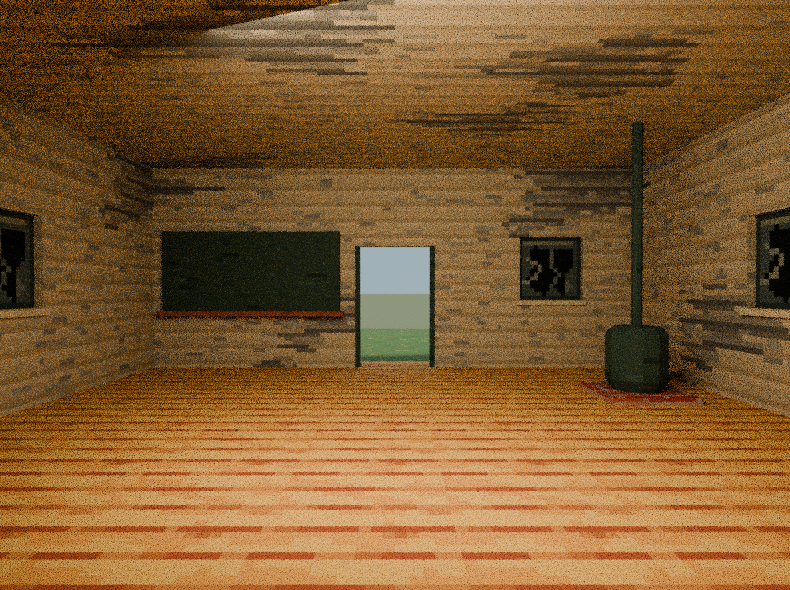
#> input picture prototypes/elementary-school/renders/mill-branch-abandoned-interior.png, 790 x 590 px, given in place of mill-branch-active-day.png, which was not available
$ python package_review.py
#> lines starting #> are read from the running program, lines starting #| are printed output that depends on the picture
"""Place all campus and rural states on the same review sheet."""
from pathlib import Path
from PIL import Image, ImageDraw, ImageFont, ImageOps

ROOT=Path(__file__).resolve().parent
states=(("mill-branch-active","Mill Branch School · In use"),("mill-branch-abandoned","Mill Branch School · Abandoned"),
        ("westmeadow-1955","Westmeadow Elementary · 1955–1989"),("westmeadow-1990","Westmeadow Elementary · 1990 onward"))
views=(("day","Day"),("night","Night"),("rear","Rear"),("above","Above"),("eye","Entrance"),
       ("yard","Schoolyard"),("interior","Interior"))
w,h=360,275
sheet=Image.new("RGB",(len(views)*w+28,len(states)*h+70),"#293b39")
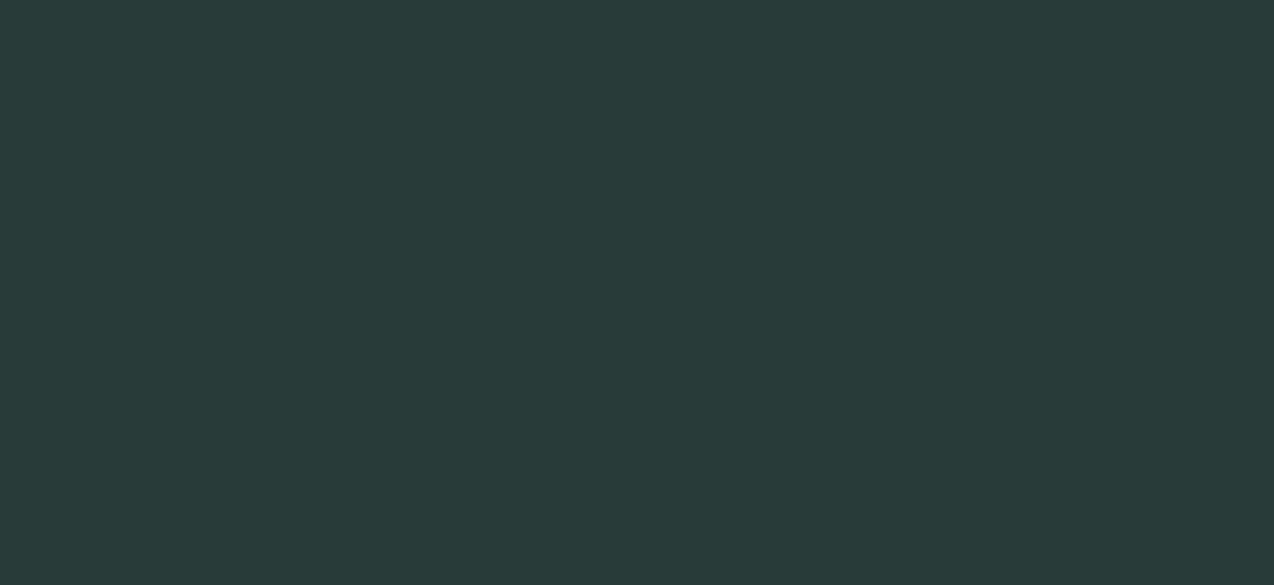
#> sheet: PIL image 2548x1170 RGB (shown at 1/2 size); mean R, G, B 41, 59, 57
draw=ImageDraw.Draw(sheet)
title=ImageFont.truetype("DejaVuSans-Bold.ttf",37)
small=ImageFont.truetype("DejaVuSans.ttf",20)
draw.text((18,13),"Mill Branch and Westmeadow Schools · Blender Cycles",font=title,fill="#f1e4c8")
for row,(state,name) in enumerate(states):
    y=65+row*h
    draw.text((17,y),name,font=small,fill="#f1e4c8")
    for col,(view,caption) in enumerate(views):
        x=14+col*w
        with Image.open(ROOT/"renders"/f"{state}-{view}.png") as render:
#> render is the input picture: PIL image 790x590 RGBA; mean R, G, B, A 128.6, 91.7, 47.7, 255
            photo=ImageOps.contain(render.convert("RGB"),(w-10,216))
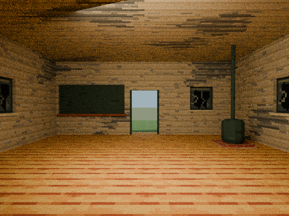
#> photo: PIL image 289x216 RGB; mean R, G, B 128.6, 91.7, 47.7
        sheet.paste(photo,(x+(w-photo.width)//2,y+25))
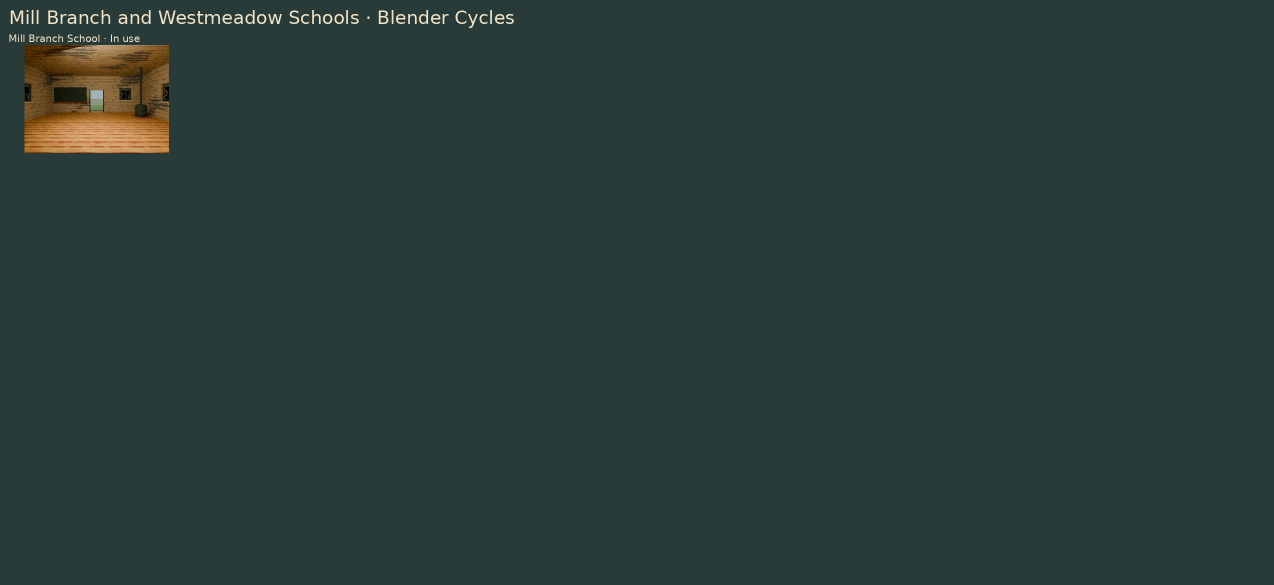
#> sheet: PIL image 2548x1170 RGB (shown at 1/2 size); mean R, G, B 43.4, 60.2, 57.2
#> (the run stopped early here; a loop or call above may not have finished)

$ run again, on prototypes/elementary-school/renders/westmeadow-1955-eye.png
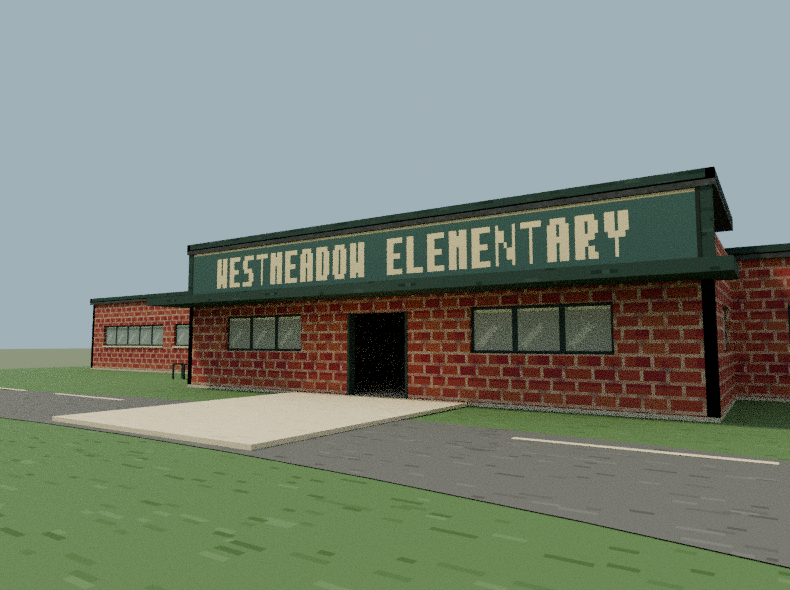
#> input picture prototypes/elementary-school/renders/westmeadow-1955-eye.png, 790 x 590 px, given in place of mill-branch-active-day.png, which was not available
#> render is the input picture: PIL image 790x590 RGBA; mean R, G, B, A 122.8, 132, 119.2, 255
#> `photo=ImageOps.contain(render.convert("RGB"),(w-10,216))`:
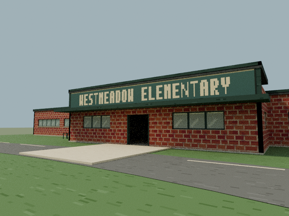
#> photo: PIL image 289x216 RGB; mean R, G, B 122.7, 132, 119.2
#> `sheet.paste(photo,(x+(w-photo.width)//2,y+25))`:
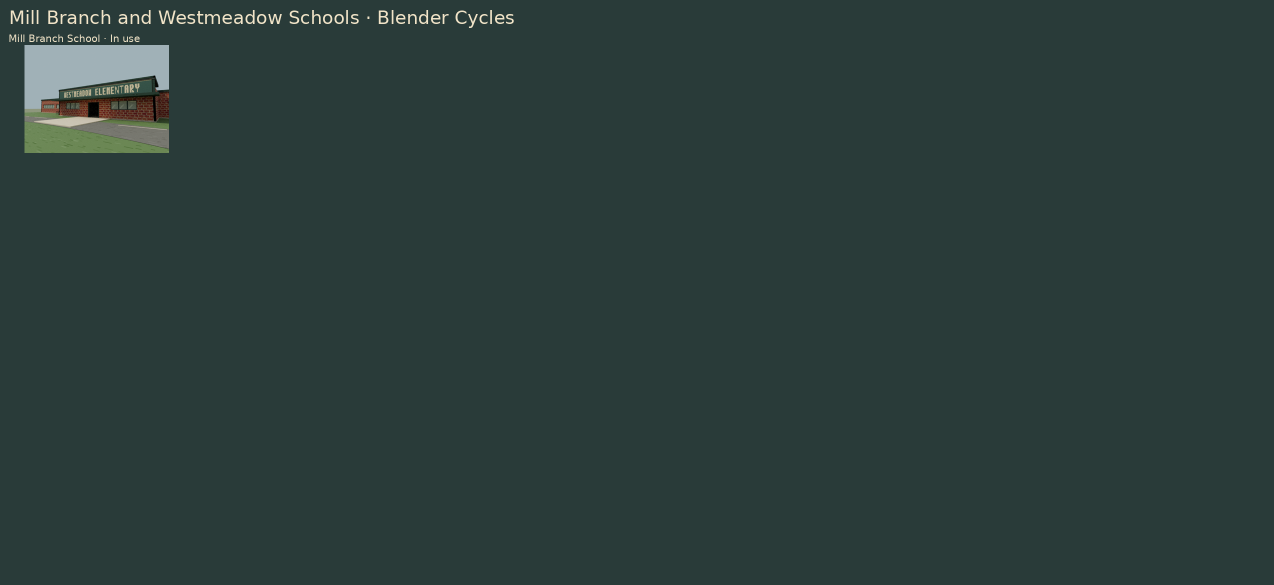
#> sheet: PIL image 2548x1170 RGB (shown at 1/2 size); mean R, G, B 43.3, 61, 58.7

$ run again, on prototypes/elementary-school/renders/westmeadow-1990-above.png
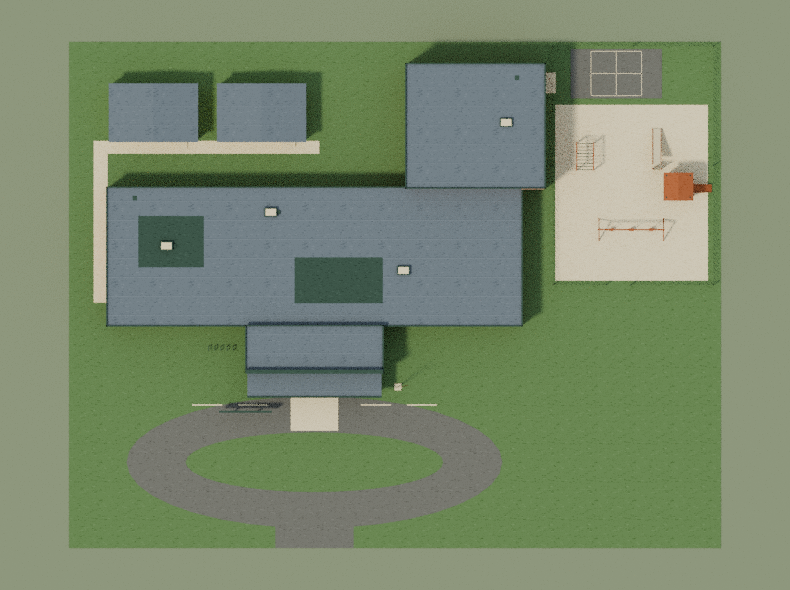
#> input picture prototypes/elementary-school/renders/westmeadow-1990-above.png, 790 x 590 px, given in place of mill-branch-active-day.png, which was not available
#> render is the input picture: PIL image 790x590 RGBA; mean R, G, B, A 121.1, 136, 109, 255
#> `sheet.paste(photo,(x+(w-photo.width)//2,y+25))`:
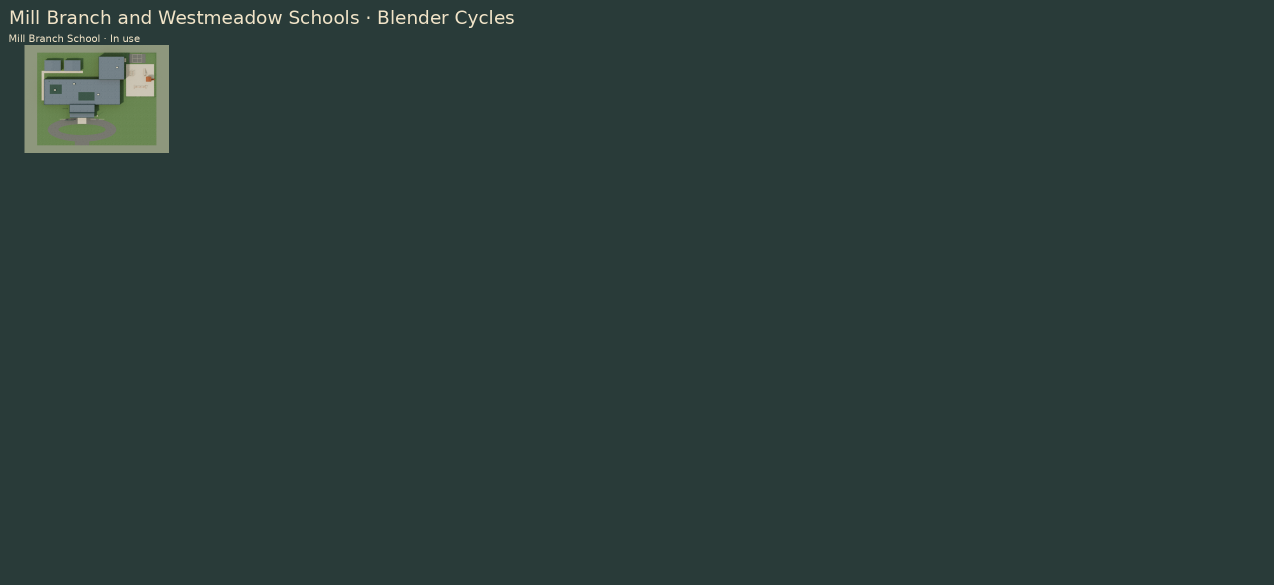
#> sheet: PIL image 2548x1170 RGB (shown at 1/2 size); mean R, G, B 43.2, 61.1, 58.5
